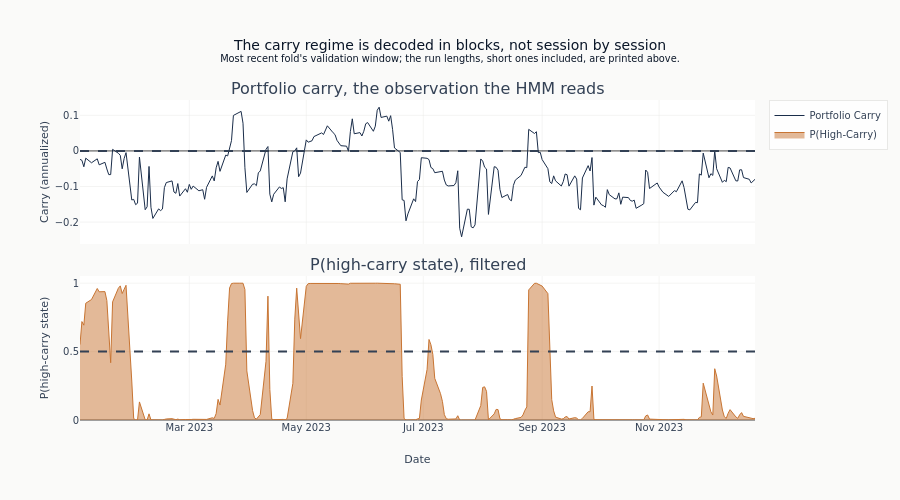

Notebook source saved alongside this figure:
### Code cell
if len(hmm_pl) > 0:
    viz_fold = hmm_pl["fold"].min()
    viz_split = next(sp for sp in splits if sp["fold"] == viz_fold)
    hmm_viz = (
        hmm_pl.filter(pl.col("fold") == viz_fold)
        .filter(
            (pl.col("timestamp") >= _as_date(viz_split["val_start"]))
            & (pl.col("timestamp") <= _as_date(viz_split["val_end"]))
        )
        .sort("timestamp")
    )
    port_viz = portfolio_carry.join(
        hmm_viz.select(["timestamp", "hmm_carry_regime_prob"]), on="timestamp", how="inner"
    ).sort("timestamp")

    fig = make_subplots(
        rows=2,
        cols=1,
        shared_xaxes=True,
        subplot_titles=[
            "Portfolio carry, the observation the HMM reads",
            "P(high-carry state), filtered",
        ],
        vertical_spacing=0.1,
    )

    fig.add_trace(
        go.Scatter(
            x=port_viz["timestamp"].to_list(),
            y=port_viz["portfolio_carry"].to_list(),
            name="Portfolio Carry",
            line=dict(width=1, color=COLORS["slate"]),
        ),
        row=1,
        col=1,
    )
    fig.add_hline(y=0, line_dash="dash", line_color=COLORS["neutral"], row=1, col=1)

    fig.add_trace(
        go.Scatter(
            x=port_viz["timestamp"].to_list(),
            y=port_viz["hmm_carry_regime_prob"].to_list(),
            name="P(High-Carry)",
            line=dict(width=1, color=COLORS["copper"]),
            fill="tozeroy",
        ),
        row=2,
        col=1,
    )
    fig.add_hline(y=0.5, line_dash="dash", line_color=COLORS["neutral"], row=2, col=1)

    fig.update_layout(
        height=500,
        title_text=(
            "The carry regime is decoded in blocks, not session by session"
            "<br><sup>Most recent fold's validation window; the run lengths, short ones "
            "included, are printed above.</sup>"
        ),
    )
    fig.update_yaxes(title_text="Carry (annualized)", row=1, col=1)
    fig.update_yaxes(title_text="P(high-carry state)", row=2, col=1)
    fig.update_xaxes(title_text="Date", row=2, col=1)
    fig.show()

### Figure 1 — Plotly figure (JSON) as saved in the notebook; plotly's stock layout.template omitted (floating-point values rounded to 4 significant figures; data arrays with more than 128 entries replaced by an {"elided": "..."} marker saying what was removed)
{"data": [{"line": {"color": "#1a2d4a", "width": 1}, "name": "Portfolio Carry", "type": "scatter", "x": {"elided": "253 str values"}, "xaxis": "x", "y": {"elided": "253 float values"}, "yaxis": "y"}, {"fill": "tozeroy", "line": {"color": "#C87533", "width": 1}, "name": "P(High-Carry)", "type": "scatter", "x": {"elided": "253 str values"}, "xaxis": "x2", "y": {"elided": "253 float values"}, "yaxis": "y2"}], "layout": {"annotations": [{"font": {"size": 16}, "showarrow": false, "text": "Portfolio carry, the observation the HMM reads", "x": 0.5, "xanchor": "center", "xref": "paper", "y": 1.0, "yanchor": "bottom", "yref": "paper"}, {"font": {"size": 16}, "showarrow": false, "text": "P(high-carry state), filtered", "x": 0.5, "xanchor": "center", "xref": "paper", "y": 0.45, "yanchor": "bottom", "yref": "paper"}], "height": 500, "shapes": [{"line": {"color": "#334155", "dash": "dash"}, "type": "line", "x0": 0, "x1": 1, "xref": "x domain", "y0": 0, "y1": 0, "yref": "y"}, {"line": {"color": "#334155", "dash": "dash"}, "type": "line", "x0": 0, "x1": 1, "xref": "x2 domain", "y0": 0.5, "y1": 0.5, "yref": "y2"}], "title": {"text": "The carry regime is decoded in blocks, not session by session<br><sup>Most recent fold's validation window; the run lengths, short ones included, are printed above.</sup>"}, "xaxis": {"anchor": "y", "domain": [0.0, 1.0], "matches": "x2", "showticklabels": false}, "xaxis2": {"anchor": "y2", "domain": [0.0, 1.0], "title": {"text": "Date"}}, "yaxis": {"anchor": "x", "domain": [0.55, 1.0], "title": {"text": "Carry (annualized)"}}, "yaxis2": {"anchor": "x2", "domain": [0.0, 0.45], "title": {"text": "P(high-carry state)"}}}}
